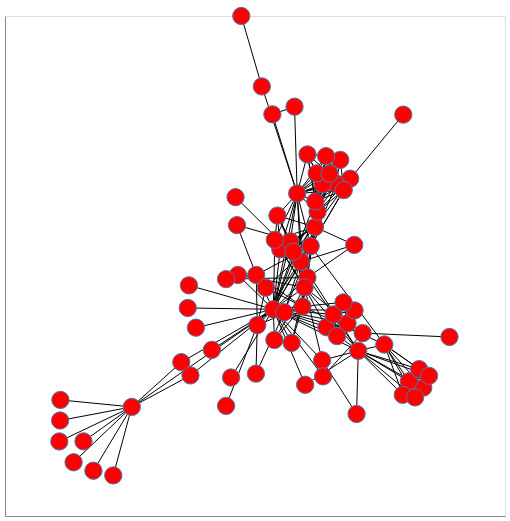

Notebook code cell kept with this figure:
### Markdown cell above
The `spring_layout` is the default layout; it is an implementation of the Fruchterman-Reingold algorithm and takes several parameters. You can adjust it by generating the `pos` by hand.

✏️ *Have a look into the [documentation](https://networkx.github.io/documentation/stable/reference/generated/networkx.drawing.layout.spring_layout.html?highlight=spring_layout#networkx.drawing.layout.spring_layout) and try out other parameters, e.g. number of iterations:*

### Code cell
pos = nx.spring_layout(G, iterations=100)

nxa.draw_networkx(G, pos, node_tooltip='name').properties(width=500, height=500)

### Figure 1 — Vega-Lite specification as saved in the notebook (floating-point values rounded to 4 significant figures; data arrays with more than 128 entries replaced by an {"elided": "..."} marker saying what was removed)
{"config": {"view": {"continuousWidth": 400, "continuousHeight": 300}}, "layer": [{"data": {"name": "data-e2bf5c914f06829def21186ce46083c8"}, "mark": {"type": "line", "color": "black", "opacity": 1, "strokeWidth": 1}, "encoding": {"detail": {"type": "quantitative", "field": "edge"}, "x": {"type": "quantitative", "axis": {"grid": false, "labels": false, "ticks": false, "title": ""}, "field": "x"}, "y": {"type": "quantitative", "axis": {"grid": false, "labels": false, "ticks": false, "title": ""}, "field": "y"}}}, {"data": {"name": "data-2684d644a7db146922b1167d9aeab14c"}, "mark": {"type": "point", "fill": "red", "opacity": 1, "size": 300, "strokeWidth": 1.0}, "encoding": {"tooltip": {"type": "nominal", "field": "name"}, "x": {"type": "quantitative", "axis": {"grid": false, "labels": false, "ticks": false}, "field": "x"}, "y": {"type": "quantitative", "axis": {"grid": false, "labels": false, "ticks": false}, "field": "y"}}}], "height": 500, "width": 500, "$schema": "https://vega.github.io/schema/vega-lite/v4.8.1.json", "datasets": {"data-e2bf5c914f06829def21186ce46083c8": {"elided": "508 records"}, "data-2684d644a7db146922b1167d9aeab14c": [{"between": 0.1768, "y": -0.4073, "x": -0.5436, "name": "Myriel", "group": 1, "degree": 10}, {"between": 0.0, "y": -0.6539, "x": -0.6102, "name": "Napoleon", "group": 1, "degree": 1}, {"between": 0.0, "y": -0.2938, "x": -0.3324, "name": "Mlle.Baptistine", "group": 1, "degree": 3}, {"between": 0.0, "y": -0.2462, "x": -0.3654, "name": "Mme.Magloire", "group": 1, "degree": 3}, {"between": 0.0, "y": -0.4562, "x": -0.8016, "name": "CountessdeLo", "group": 1, "degree": 1}, {"between": 0.0, "y": -0.5314, "x": -0.7174, "name": "Geborand", "group": 1, "degree": 1}, {"between": 0.0, "y": -0.6065, "x": -0.7531, "name": "Champtercier", "group": 1, "degree": 1}, {"between": 0.0, "y": -0.3822, "x": -0.8006, "name": "Cravatte", "group": 1, "degree": 1}, {"between": 0.0, "y": -0.5316, "x": -0.8044, "name": "Count", "group": 1, "degree": 1}, {"between": 0.0, "y": -0.6371, "x": -0.6817, "name": "OldMan", "group": 1, "degree": 1}, {"between": 0.0, "y": 0.03027, "x": -0.3379, "name": "Labarre", "group": 2, "degree": 1}, {"between": 0.57, "y": -0.05582, "x": -0.03415, "name": "Valjean", "group": 2, "degree": 36}, {"between": 0.0, "y": -0.3276, "x": 0.08059, "name": "Marguerite", "group": 3, "degree": 2}, {"between": 0.0, "y": -0.122, "x": -0.3127, "name": "Mme.deR", "group": 2, "degree": 1}, {"between": 0.0, "y": -0.3014, "x": -0.1862, "name": "Isabeau", "group": 2, "degree": 1}, {"between": 0.0, "y": -0.0511, "x": -0.342, "name": "Gervais", "group": 2, "degree": 1}, {"between": 0.04063, "y": -0.1826, "x": 0.3656, "name": "Tholomyes", "group": 3, "degree": 9}, {"between": 0.0, "y": -0.3377, "x": 0.5058, "name": "Listolier", "group": 3, "degree": 7}, {"between": 0.0, "y": -0.315, "x": 0.4538, "name": "Fameuil", "group": 3, "degree": 7}, {"between": 0.0, "y": -0.3636, "x": 0.4319, "name": "Blacheville", "group": 3, "degree": 7}, {"between": 0.0, "y": -0.373, "x": 0.4762, "name": "Favourite", "group": 3, "degree": 7}, {"between": 0.0, "y": -0.2711, "x": 0.4906, "name": "Dahlia", "group": 3, "degree": 7}, {"between": 0.0, "y": -0.2952, "x": 0.5264, "name": "Zephine", "group": 3, "degree": 7}, {"between": 0.1296, "y": -0.2052, "x": 0.2718, "name": "Fantine", "group": 3, "degree": 15}, {"between": 0.029, "y": 0.05866, "x": 0.08865, "name": "Mme.Thenardier", "group": 4, "degree": 11}, {"between": 0.0749, "y": 0.1156, "x": 0.06486, "name": "Thenardier", "group": 4, "degree": 16}, {"between": 0.0238, "y": -0.04602, "x": 0.07085, "name": "Cosette", "group": 5, "degree": 11}, {"between": 0.05433, "y": 0.02303, "x": 0.07863, "name": "Javert", "group": 4, "degree": 17}, {"between": 0.02649, "y": -0.1416, "x": 0.2875, "name": "Fauchelevent", "group": 0, "degree": 4}, {"between": 0.008041, "y": -0.1199, "x": 0.157, "name": "Bamatabois", "group": 2, "degree": 8}, {"between": 0.0, "y": -0.4327, "x": 0.2656, "name": "Perpetue", "group": 3, "degree": 2}, {"between": 0.00864, "y": -0.2394, "x": 0.1417, "name": "Simplice", "group": 2, "degree": 4}, {"between": 0.0, "y": -0.2018, "x": -0.2553, "name": "Scaufflaire", "group": 2, "degree": 1}, {"between": 0.0, "y": 0.0677, "x": -0.1616, "name": "Woman1", "group": 2, "degree": 2}, {"between": 0.0, "y": -0.1062, "x": 0.2331, "name": "Judge", "group": 2, "degree": 6}, {"between": 0.0, "y": -0.06017, "x": 0.2585, "name": "Champmathieu", "group": 2, "degree": 6}, {"between": 0.0, "y": -0.07421, "x": 0.1827, "name": "Brevet", "group": 2, "degree": 6}, {"between": 0.0, "y": -0.1525, "x": 0.1955, "name": "Chenildieu", "group": 2, "degree": 6}, {"between": 0.0, "y": -0.03093, "x": 0.2185, "name": "Cochepaille", "group": 2, "degree": 6}, {"between": 0.006925, "y": -0.06647, "x": 0.005628, "name": "Pontmercy", "group": 4, "degree": 3}, {"between": 0.0, "y": 0.348, "x": -0.17, "name": "Boulatruelle", "group": 6, "degree": 1}, {"between": 0.01149, "y": 0.2403, "x": 0.116, "name": "Eponine", "group": 4, "degree": 11}, {"between": 0.0, "y": 0.176, "x": 0.2573, "name": "Anzelma", "group": 4, "degree": 3}, {"between": 0.0, "y": -0.1767, "x": 0.03193, "name": "Woman2", "group": 5, "degree": 3}, {"between": 0.0, "y": -0.2972, "x": 0.145, "name": "MotherInnocent", "group": 0, "degree": 2}, {"between": 0.0, "y": -0.1555, "x": 0.6002, "name": "Gribier", "group": 0, "degree": 1}, {"between": 0.0, "y": 1.0, "x": -0.1493, "name": "Jondrette", "group": 7, "degree": 1}, {"between": 0.02632, "y": 0.7463, "x": -0.07545, "name": "Mme.Burgon", "group": 7, "degree": 2}, {"between": 0.1651, "y": 0.3612, "x": 0.05182, "name": "Gavroche", "group": 8, "degree": 22}, {"between": 0.02021, "y": 0.06777, "x": -0.0957, "name": "Gillenormand", "group": 5, "degree": 7}, {"between": 0.0002172, "y": 0.05293, "x": -0.2042, "name": "Magnon", "group": 5, "degree": 2}, {"between": 0.0476, "y": -0.1127, "x": -0.09167, "name": "Mlle.Gillenormand", "group": 5, "degree": 7}, {"between": 0.0003509, "y": -0.2875, "x": -0.0967, "name": "Mme.Pontmercy", "group": 5, "degree": 2}, {"between": 0.0, "y": -0.4036, "x": -0.2041, "name": "Mlle.Vaubois", "group": 5, "degree": 1}, {"between": 0.0, "y": 0.02186, "x": -0.06129, "name": "Lt.Gillenormand", "group": 5, "degree": 4}, {"between": 0.132, "y": 0.1717, "x": 0.1005, "name": "Marius", "group": 8, "degree": 19}, {"between": 0.0, "y": 0.2471, "x": -0.1648, "name": "BaronessT", "group": 5, "degree": 2}, {"between": 0.02766, "y": 0.4142, "x": 0.2427, "name": "Mabeuf", "group": 8, "degree": 11}, {"between": 0.04255, "y": 0.2956, "x": 0.1252, "name": "Enjolras", "group": 8, "degree": 15}, {"between": 0.00125, "y": 0.3948, "x": 0.1919, "name": "Combeferre", "group": 8, "degree": 11}, {"between": 0.0, "y": 0.482, "x": 0.2069, "name": "Prouvaire", "group": 8, "degree": 9}, {"between": 0.00125, "y": 0.3734, "x": 0.2196, "name": "Feuilly", "group": 8, "degree": 11}, {"between": 0.005267, "y": 0.3939, "x": 0.1434, "name": "Courfeyrac", "group": 8, "degree": 13}, {"between": 0.002185, "y": 0.4337, "x": 0.122, "name": "Bahorel", "group": 8, "degree": 12}, {"between": 0.03075, "y": 0.3322, "x": 0.1171, "name": "Bossuet", "group": 8, "degree": 13}, {"between": 0.002185, "y": 0.4327, "x": 0.1686, "name": "Joly", "group": 8, "degree": 12}, {"between": 0.0001504, "y": 0.4956, "x": 0.1557, "name": "Grantaire", "group": 8, "degree": 10}, {"between": 0.0, "y": 0.645, "x": 0.4337, "name": "MotherPlutarch", "group": 9, "degree": 1}, {"between": 0.00496, "y": 0.1602, "x": -0.009002, "name": "Gueulemer", "group": 4, "degree": 10}, {"between": 0.00496, "y": 0.1888, "x": 0.02726, "name": "Babet", "group": 4, "degree": 10}, {"between": 0.004862, "y": 0.1514, "x": 0.0384, "name": "Claquesous", "group": 4, "degree": 10}, {"between": 0.003874, "y": 0.1944, "x": -0.02854, "name": "Montparnasse", "group": 4, "degree": 9}, {"between": 0.0, "y": -0.1662, "x": -0.0302, "name": "Toussaint", "group": 5, "degree": 3}, {"between": 0.0, "y": 0.646, "x": -0.03749, "name": "Child1", "group": 10, "degree": 2}, {"between": 0.0, "y": 0.6735, "x": 0.04238, "name": "Child2", "group": 10, "degree": 2}, {"between": 0.0004386, "y": 0.2815, "x": -0.01925, "name": "Brujon", "group": 4, "degree": 7}, {"between": 0.0, "y": 0.5018, "x": 0.08891, "name": "Mme.Hucheloup", "group": 8, "degree": 7}]}}
